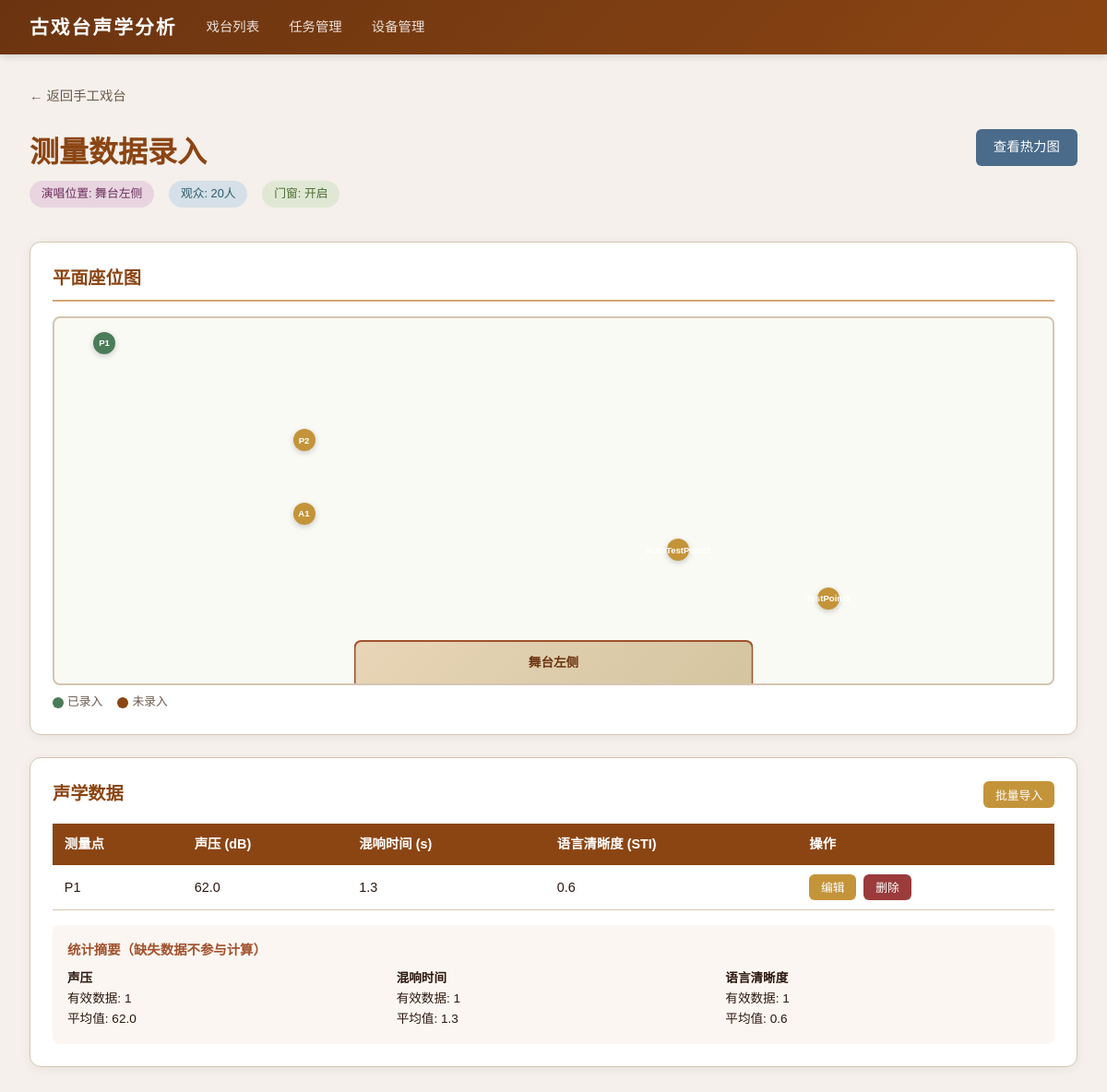
The app's page /stages/1/sessions/2 with its own data.
### tables this page shows
CREATE TABLE stages (
            id INTEGER PRIMARY KEY AUTOINCREMENT,
            name TEXT NOT NULL,
            location TEXT NOT NULL DEFAULT '',
            description TEXT NOT NULL DEFAULT '',
            plan_width REAL NOT NULL DEFAULT 20.0,
            plan_height REAL NOT NULL DEFAULT 15.0,
            created_at TIMESTAMP DEFAULT CURRENT_TIMESTAMP
        );

CREATE TABLE measurement_sessions (
            id INTEGER PRIMARY KEY AUTOINCREMENT,
            stage_id INTEGER NOT NULL,
            singer_position TEXT NOT NULL DEFAULT '舞台中央',
            audience_count INTEGER NOT NULL DEFAULT 0,
            door_window_state TEXT NOT NULL DEFAULT 'closed',
            notes TEXT NOT NULL DEFAULT '',
            created_at TIMESTAMP DEFAULT CURRENT_TIMESTAMP, task_id INTEGER
            REFERENCES measurement_tasks(id) ON DELETE SET NULL,
            FOREIGN KEY (stage_id) REFERENCES stages(id) ON DELETE CASCADE
        );

CREATE TABLE measurement_points (
            id INTEGER PRIMARY KEY AUTOINCREMENT,
            stage_id INTEGER NOT NULL,
            label TEXT NOT NULL,
            x REAL NOT NULL,
            y REAL NOT NULL,
            created_at TIMESTAMP DEFAULT CURRENT_TIMESTAMP,
            FOREIGN KEY (stage_id) REFERENCES stages(id) ON DELETE CASCADE,
            UNIQUE(stage_id, x, y)
        );

CREATE TABLE acoustic_data (
            id INTEGER PRIMARY KEY AUTOINCREMENT,
            session_id INTEGER NOT NULL,
            point_id INTEGER NOT NULL,
            sound_pressure REAL,
            reverberation_time REAL,
            speech_clarity REAL,
            notes TEXT NOT NULL DEFAULT '',
            created_at TIMESTAMP DEFAULT CURRENT_TIMESTAMP,
            FOREIGN KEY (session_id) REFERENCES measurement_sessions(id) ON DELETE CASCADE,
            FOREIGN KEY (point_id) REFERENCES measurement_points(id) ON DELETE CASCADE,
            UNIQUE(session_id, point_id)
        );

### app/routers/sessions.py (the view)
@router.get("/stages/{stage_id}/sessions/{session_id}", response_class=HTMLResponse)
def session_detail(request: Request, stage_id: int, session_id: int, db=Depends(get_db)):
    cursor = db.cursor()
    cursor.execute("SELECT * FROM stages WHERE id = ?", (stage_id,))
    stage = cursor.fetchone()
    if not stage:
        raise HTTPException(status_code=404, detail="戏台不存在")
    stage = dict(stage)
    cursor.execute("SELECT * FROM measurement_sessions WHERE id = ? AND stage_id = ?", (session_id, stage_id))
    session = cursor.fetchone()
    if not session:
        raise HTTPException(status_code=404, detail="测量场次不存在")
    session = dict(session)
    task = None
    if session.get("task_id"):
        cursor.execute("SELECT * FROM measurement_tasks WHERE id = ?", (session["task_id"],))
        task_row = cursor.fetchone()
        if task_row:
            task = dict(task_row)
    cursor.execute("SELECT * FROM measurement_points WHERE stage_id = ? ORDER BY label", (stage_id,))
    points = [dict(row) for row in cursor.fetchall()]
    cursor.execute("""
        SELECT ad.*, mp.label as point_label, mp.x, mp.y
        FROM acoustic_data ad
        JOIN measurement_points mp ON ad.point_id = mp.id
        WHERE ad.session_id = ?
        ORDER BY mp.label
    """, (session_id,))
    data_rows = [dict(row) for row in cursor.fetchall()]
    data_map = {}
    for d in data_rows:
        data_map[d["point_id"]] = d
    return templates.TemplateResponse("session_detail.html", {
        "request": request, "stage": stage, "session": session,
        "points": points, "data_rows": data_rows, "data_map": data_map,
        "task": task,
    })

### app/templates/session_detail.html (shortened to what this page needs)
{% extends "base.html" %}
{% block content %}
<div style="margin-bottom:1.5rem;">
    <a href="/stages/{{ stage.id }}" style="color:var(--text-light);text-decoration:none;font-size:0.9rem;">← 返回{{ stage.name }}</a>
</div>
<div style="display:flex;justify-content:space-between;align-items:flex-start;margin-bottom:1.5rem;">
    <div>
        <h1 style="color:var(--primary);margin-bottom:0.3rem;">测量数据录入</h1>
        <div class="session-condition">
            <span class="condition-tag condition-singer">演唱位置: {{ session.singer_position }}</span>
            <span class="condition-tag condition-audience">观众: {{ session.audience_count }}人</span>
            <span class="condition-tag condition-door">门窗:
                {% if session.door_window_state == 'open' %}开启
                {% elif session.door_window_state == 'closed' %}关闭
                {% else %}半开{% endif %}
            </span>
        </div>
    </div>
    <div class="actions">
        <a href="/stages/{{ stage.id }}/heatmap/{{ session.id }}" class="btn btn-info">查看热力图</a>
    </div>
</div>
<div class="card">
    <h2>平面座位图</h2>
    <div class="plan-canvas" style="height:350px;">
        <div class="stage-area" style="width:40%;height:12%;">
            {{ session.singer_position }}
        </div>
        {% for p in points %}
        {% set has_data = data_map.get(p.id) %}
        <div class="point-marker {% if has_data %}has-data{% else %}missing-data{% endif %}"
             style="left:{{ (p.x / stage.plan_width * 100) }}%;top:{{ (p.y / stage.plan_height * 100) }}%;"
             title="{{ p.label }} {% if has_data %}(已录入){% else %}(未录入){% endif %}"
             onclick="openDataForm({{ p.id }}, '{{ p.label }}', {% if has_data %}{% if has_data.sound_pressure is not none %}{{ has_data.sound_pressure }}{% else %}null{% endif %},{% if has_data.reverberation_time is not none %}{{ has_data.reverberation_time }}{% else %}null{% endif %},{% if has_data.speech_clarity is not none %}{{ has_data.speech_clarity }}{% else %}null{% endif %}{% else %}null,null,null{% endif %})">
            {{ p.label }}
        </div>
        {% endfor %}
    </div>
    <div style="margin-top:0.5rem;display:flex;gap:1rem;font-size:0.8rem;color:var(--text-light);">
        <span><span style="display:inline-block;width:12px;height:12px;border-radius:50%;background:var(--success);vertical-align:middle;margin-right:4px;"></span>已录入</span>
        <span><span style="display:inline-block;width:12px;height:12px;border-radius:50%;background:var(--primary);vertical-align:middle;margin-right:4px;"></span>未录入</span>
    </div>
</div>
<div class="card">
    <div style="display:flex;justify-content:space-between;align-items:center;margin-bottom:1rem;">
        <h2 style="margin-bottom:0;border:none;padding:0;">声学数据</h2>
        <div class="actions">
            <button class="btn btn-warning btn-sm" onclick="document.getElementById('batch-form').style.display='block'">批量导入</button>
        </div>
    </div>
    {% if data_rows %}
    <table>
        <thead>
            <tr>
                <th>测量点</th>
                <th>声压 (dB)</th>
                <th>混响时间 (s)</th>
                <th>语言清晰度 (STI)</th>
                <th>操作</th>
            </tr>
        </thead>
        <tbody>
            {% for d in data_rows %}
            <tr>
                <td>{{ d.point_label }}</td>
                <td>{% if d.sound_pressure is not none %}{{ d.sound_pressure }}{% else %}<span class="missing-indicator">缺失</span>{% endif %}</td>
                <td>{% if d.reverberation_time is not none %}{{ d.reverberation_time }}{% else %}<span class="missing-indicator">缺失</span>{% endif %}</td>
                <td>{% if d.speech_clarity is not none %}{{ d.speech_clarity }}{% else %}<span class="missing-indicator">缺失</span>{% endif %}</td>
                <td class="actions">
                    <button class="btn btn-warning btn-sm" onclick="openDataForm({{ d.point_id }}, '{{ d.point_label }}', {{ d.sound_pressure or 'null' }}, {{ d.reverberation_time or 'null' }}, {{ d.speech_clarity or 'null' }})">编辑</button>
                    <form action="/stages/{{ stage.id }}/sessions/{{ session.id }}/data/{{ d.id }}/delete" method="post" onsubmit="return confirm('确定删除该数据？')">
                        <button type="submit" class="btn btn-danger btn-sm">删除</button>
                    </form>
                </td>
            </tr>
            {% endfor %}
        </tbody>
    </table>
    <div style="margin-top:1rem;padding:1rem;background:rgba(212,165,116,0.1);border-radius:8px;">
        <h3 style="font-size:0.9rem;margin-bottom:0.5rem;">统计摘要（缺失数据不参与计算）</h3>
        {% set ns = namespace(sp_vals=[], rt_vals=[], sc_vals=[]) %}
        {% for d in data_rows %}
            {% if d.sound_pressure is not none %}{% set ns.sp_vals = ns.sp_vals + [d.sound_pressure] %}{% endif %}
            {% if d.reverberation_time is not none %}{% set ns.rt_vals = ns.rt_vals + [d.reverberation_time] %}{% endif %}
            {% if d.speech_clarity is not none %}{% set ns.sc_vals = ns.sc_vals + [d.speech_clarity] %}{% endif %}
        {% endfor %}
        <div style="display:grid;grid-template-columns:repeat(3,1fr);gap:1rem;font-size:0.85rem;">
            <div>
                <strong>声压</strong><br>
                有效数据: {{ ns.sp_vals|length }}<br>
                {% if ns.sp_vals %}平均值: {{ ns.sp_vals|sum / ns.sp_vals|length|round(2) }}{% endif %}
            </div>
            <div>
                <strong>混响时间</strong><br>
                有效数据: {{ ns.rt_vals|length }}<br>
                {% if ns.rt_vals %}平均值: {{ ns.rt_vals|sum / ns.rt_vals|length|round(3) }}{% endif %}
            </div>
            <div>
                <strong>语言清晰度</strong><br>
                有效数据: {{ ns.sc_vals|length }}<br>
                {% if ns.sc_vals %}平均值: {{ ns.sc_vals|sum / ns.sc_vals|length|round(3) }}{% endif %}
            </div>
        </div>
    </div>
    {% else %}
    <p style="color:var(--text-light);text-align:center;padding:1rem;">点击平面图上的测量点开始录入数据</p>
    {% endif %}
</div>
{% endblock %}

### app/templates/base.html (style rules this page uses)
:root { --primary: #8B4513; --primary-light: #A0522D; --primary-dark: #6B3410; --accent: #D4A574; --bg: #F5F0EB; --card-bg: #FFFFFF; --text: #2C1810; --text-light: #6B5B4F; --border: #D4C5B0; --success: #4A7C59; --warning: #C4943A; --danger: #9B3B3B; --info: #4A6B8A; }
* { margin: 0; padding: 0; box-sizing: border-box; }
body { font-family: "PingFang SC", "Microsoft YaHei", "Hiragino Sans GB", sans-serif; background: var(--bg); color: var(--text); line-height: 1.6; }
.card { background: var(--card-bg); border-radius: 12px; box-shadow: 0 2px 12px rgba(0,0,0,0.06); padding: 1.5rem; margin-bottom: 1.5rem; border: 1px solid var(--border); }
.card h2 { color: var(--primary); margin-bottom: 1rem; padding-bottom: 0.5rem; border-bottom: 2px solid var(--accent); font-size: 1.2rem; }
.card h3 { color: var(--primary-light); margin-bottom: 0.8rem; font-size: 1.05rem; }
.btn { display: inline-block; padding: 0.5rem 1.2rem; border-radius: 6px; border: none; cursor: pointer; font-size: 0.9rem; text-decoration: none; transition: all 0.2s; font-family: inherit; }
.btn-danger { background: var(--danger); color: white; }
.btn-warning { background: var(--warning); color: white; }
.btn-info { background: var(--info); color: white; }
.btn-sm { padding: 0.3rem 0.8rem; font-size: 0.8rem; }
form { display: inline; }
table { width: 100%; border-collapse: collapse; font-size: 0.9rem; }
table th { background: var(--primary); color: white; padding: 0.7rem 0.8rem; text-align: left; font-weight: 600; }
table td { padding: 0.6rem 0.8rem; border-bottom: 1px solid var(--border); }
.actions { display: flex; gap: 0.5rem; flex-wrap: wrap; }
.plan-canvas { background: #FAFAF5; border: 2px solid var(--border); border-radius: 8px; position: relative; min-height: 400px; overflow: hidden; }
.stage-area { position: absolute; bottom: 0; left: 50%; transform: translateX(-50%); background: linear-gradient(135deg, #E8D5B7, #D4C5A0); border: 2px solid var(--primary-light); border-bottom: none; border-radius: 8px 8px 0 0; display: flex; align-items: center; justify-content: center; color: var(--primary-dark); font-weight: 600; font-size: 0.85rem; }
.point-marker { position: absolute; width: 24px; height: 24px; border-radius: 50%; background: var(--primary); color: white; display: flex; align-items: center; justify-content: center; font-size: 0.6rem; font-weight: 700; transform: translate(-50%, -50%); cursor: pointer; box-shadow: 0 2px 6px rgba(0,0,0,0.2); transition: transform 0.2s; z-index: 2; }
.point-marker.has-data { background: var(--success); }
.point-marker.missing-data { background: var(--warning); }
.session-condition { display: flex; gap: 1rem; flex-wrap: wrap; margin-bottom: 0.8rem; }
.condition-tag { padding: 0.25rem 0.8rem; border-radius: 15px; font-size: 0.8rem; font-weight: 500; }
.condition-singer { background: #E8D5E0; color: #6B2D5B; }
.condition-audience { background: #D5E0E8; color: #2D5B6B; }
.condition-door { background: #E0E8D5; color: #4A6B2D; }

### records on screen
stages: name "手工戏台"
measurement_sessions: singer_position "舞台左侧", audience_count "20"
measurement_points: label "A1"
measurement_points: label "AutoTestPoint2"
measurement_points: label "P1"
measurement_points: label "P2"
measurement_points: label "TestPoint3"
acoustic_data: point_label "P1", sound_pressure "62.0", reverberation_time "1.3", speech_clarity "0.6"

### other values on screen
{{ ns.sp_vals|length }} "1"
{{ ns.sp_vals|sum / ns.sp_vals|length|round(2) }} "62.0"
{{ ns.rt_vals|length }} "1"
{{ ns.rt_vals|sum / ns.rt_vals|length|round(3) }} "1.3"
{{ ns.sc_vals|length }} "1"
{{ ns.sc_vals|sum / ns.sc_vals|length|round(3) }} "0.6"
